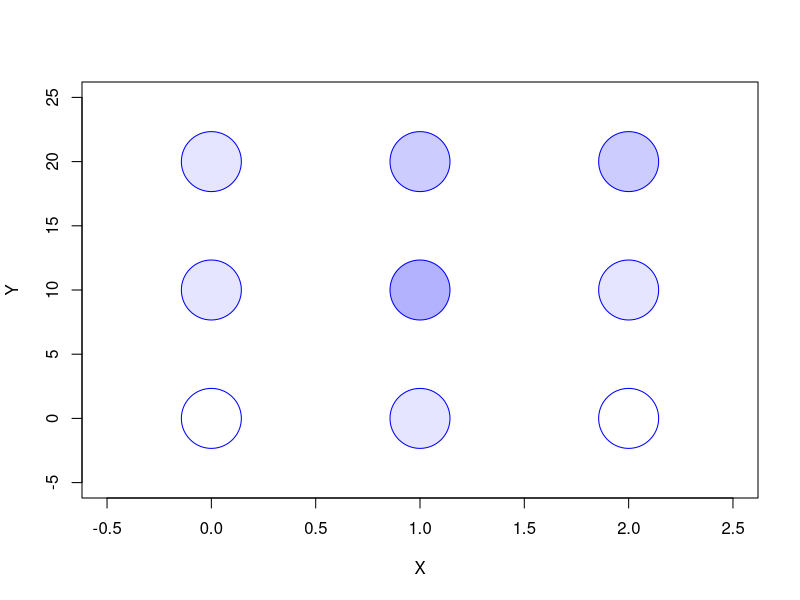
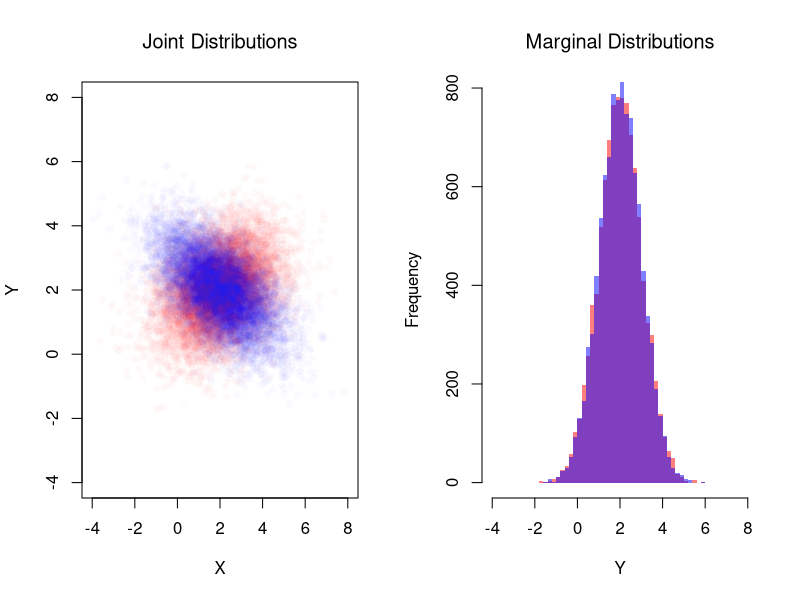
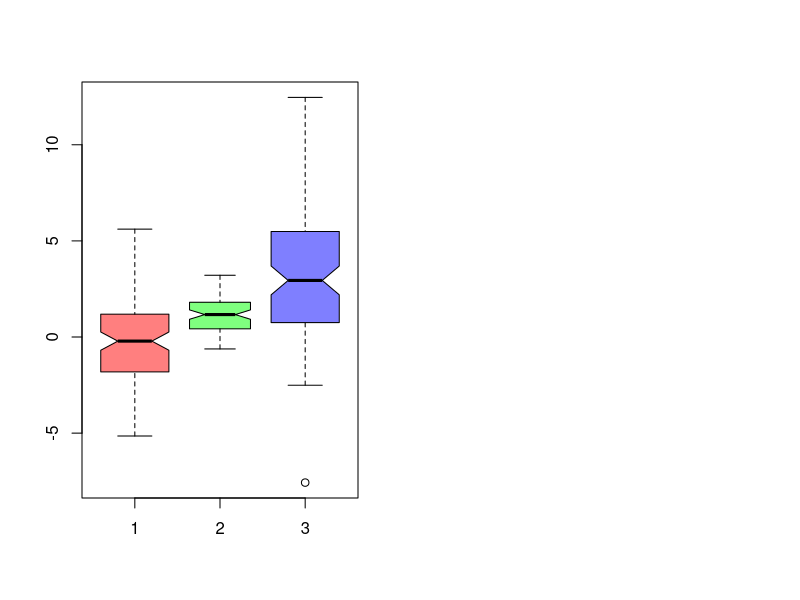

Write the R code that produced these figures, in order.
## ---- chunk 1
prob_table <- expand.grid(x=c(0, 1, 2), y=c(0, 10, 20))
prob_table[, 'probabilities'] <- c(
    0.0, 0.1, 0.0,
    0.1, 0.3, 0.1,
    0.1, 0.2, 0.2)
plot(prob_table[, 'x'], prob_table[, 'y'],
     xlim=c(-0.5, 2.5), ylim=c(-5, 25),
     pch=21, cex=8, col='blue',
     bg=rgb(0, 0, 1, prob_table[, 'probabilities']),
     xlab = 'X', ylab = 'Y')
## ---- chunk 2
# Create a 2x2 matrix for the joint distribution.
# Rows correspond to X1 (coin 1), and columns correspond to X2 (coin 2).
P_fair <- matrix(1/4, nrow = 2, ncol = 2)
rownames(P_fair) <- c('X1=0', 'X1=1')
colnames(P_fair) <- c('X2=0', 'X2=1')
P_fair

# Compute the marginal distributions.
# Marginal for X1: sum across columns.
P_X1 <- rowSums(P_fair)
P_X1
# Marginal for X2: sum across rows.
P_X2 <- colSums(P_fair)
P_X2

# Compute the conditional probabilities Prob(X2 | X1).
cond_X2_given_X1 <- matrix(0, nrow = 2, ncol = 2)
for (j in c(1, 2)) {
  cond_X2_given_X1[, j] <- P_fair[, j] / P_X1[j]
}
rownames(cond_X2_given_X1) <- c('X2=0', 'X2=1')
colnames(cond_X2_given_X1) <- c('given X1=0', 'given X1=1')
cond_X2_given_X1
## ---- chunk 3
# Create the joint distribution matrix for the unfair coin case.
P_unfair <- matrix(c(0.5, 0, 0, 0.5), nrow = 2, ncol = 2, byrow = TRUE)
rownames(P_unfair) <- c('X1=0', 'X1=1')
colnames(P_unfair) <- c('X2=0', 'X2=1')
P_unfair

# Compute the marginal distribution for X2 in the unfair case.
P_X2_unfair <- colSums(P_unfair)
P_X1_unfair <- rowSums(P_unfair)

# Compute the conditional probabilities Prob(X1 | X2) for the unfair coin.
cond_X2_given_X1_unfair <- matrix(NA, nrow = 2, ncol = 2)
for (j in c(1, 2)) {
  if (P_X1_unfair[j] > 0) {
    cond_X2_given_X1_unfair[, j] <- P_unfair[, j] / P_X1_unfair[j]
  }
}
rownames(cond_X2_given_X1_unfair) <- c('X2=0', 'X2=1')
colnames(cond_X2_given_X1_unfair) <- c('given X1=0', 'given X1=1')
cond_X2_given_X1_unfair
## ---- chunk 4
# Simulate Bivariate Data
N <- 10000
Mu <- c(2, 2) ## Means

Sigma1 <- matrix(c(2, -.8, -.8, 1), 2, 2) ## CoVariance Matrix
MVdat1 <- mvtnorm::rmvnorm(N, Mu, Sigma1)
colnames(MVdat1) <- c('X', 'Y')

Sigma2 <- matrix(c(2, .4, .4, 1), 2, 2) ## CoVariance Matrix
MVdat2 <- mvtnorm::rmvnorm(N, Mu, Sigma2)
colnames(MVdat2) <- c('X', 'Y')

par(mfrow=c(1, 2))
## Different diagonals
plot(MVdat2, col=rgb(1, 0, 0, 0.02), pch=16,
    main='Joint Distributions', font.main=1,
    ylim=c(-4, 8), xlim=c(-4, 8),
    xlab='X', ylab='Y')
points(MVdat1, col=rgb(0, 0, 1, 0.02), pch=16)
## Same marginal distributions
xbks <- seq(-4, 8, by=.2)
hist(MVdat2[, 2], col=rgb(1, 0, 0, 0.5),
    breaks=xbks, border=NA,
    xlab='Y',
    main='Marginal Distributions', font.main=1)
hist(MVdat1[, 2], col=rgb(0, 0, 1, 0.5),
    add=TRUE, breaks=xbks, border=NA)
## ---- chunk 5
# Verify Bayes' theorem for the unfair coin case:
# Compute Prob(X1=1 | X2=1) using the formula:
#   Prob(X1=1 | X2=1) = [Prob(X2=1 | X1=1) * Prob(X1=1)] / Prob(X2=1)

P_X1_1 <- 0.5
P_X2_1_given_X1_1 <- 1  # Since coin 2 copies coin 1.
P_X2_1 <- P_X2_unfair['X2=1']

bayes_result <- (P_X2_1_given_X1_1 * P_X1_1) / P_X2_1
bayes_result
## ---- chunk 6
# Make a Probability Table
x <- c(0, 1, 2)
y <- c(0, 10, 20)
xy_probs <- matrix(c(
    0.0, 0.1, 0.0,
    0.1, 0.3, 0.1,
    0.1, 0.1, 0.2
), nrow=3, ncol=3, byrow=TRUE)
rownames(xy_probs) <- paste0('y=', y)
colnames(xy_probs) <-  paste0('x=', x)
xy_probs

# Compute Marginals and Means
pX  <- colSums(xy_probs)
pY  <- rowSums(xy_probs)
EX  <- sum(x * pX)
EY  <- sum(y * pY)

# Compute Covariance
dxy_grid <- expand.grid(dy=y-EY, dx=x-EX)[, c(2, 1)]
dxy_grid[, 'p'] <- as.vector(xy_probs)
dxy_grid[, 'contribution'] <- dxy_grid[, 'dx'] * dxy_grid[, 'dy'] * dxy_grid[, 'p']
CovXY <- sum(dxy_grid[, 'contribution'])
CovXY

# Compute Variances
VX <- sum( (x-EX)^2 * pX)
SX <- sqrt(VX)
VY <- sum( (y-EY)^2 * pY)
SY <- sqrt(VY)

# Compute Correlation
CorXY <- CovXY / (SX * SY)
CorXY
## ---- chunk 7
# Sample 1 (e.g., males)
n1 <- 100
Y1 <- rnorm(n1, 0, 2)
#hist(Y1, freq=F, main='Sample 1')

# Sample 2 (e.g., females)
n2 <- 80
Y2 <- rnorm(n2, 1, 1)
#hist(Y2, freq=F, main='Sample 2')

t.test(Y1, Y2, var.equal=FALSE)
## ---- chunk 8
Y3 <- rnorm(n1, 3, 3)

boxplot(Y1, Y2, Y3,
    col=c(
        rgb(1, 0, 0, .5),
        rgb(0, 1, 0, .5),
        rgb(0, 0, 1, .5)),
    notch=TRUE,
    varwidth=TRUE)
